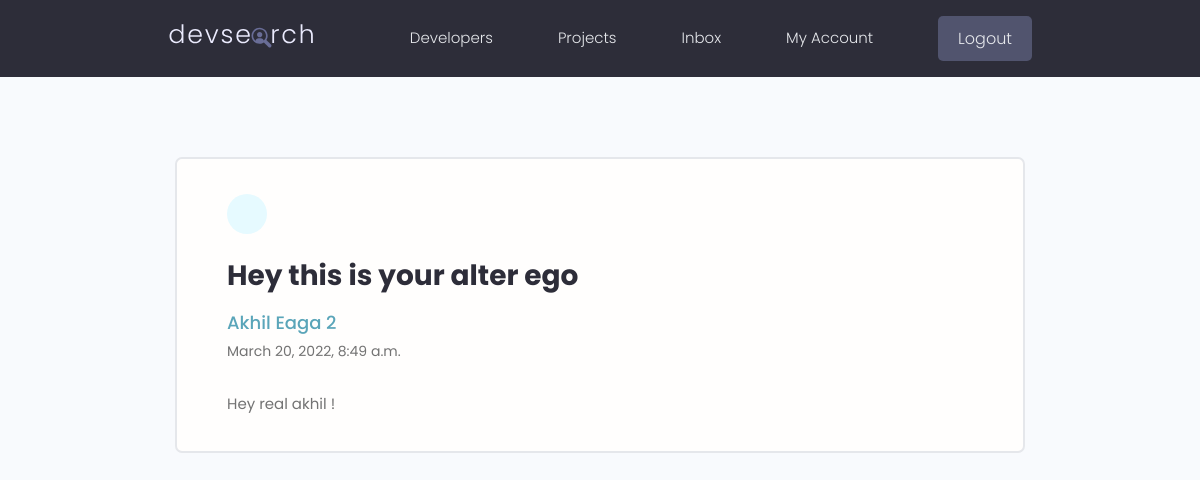
/message/657e9e86-1349-4441-8e05-cf5479aa4d72/ (signed in), run on the app's committed database.
### users/models.py (models this page shows, shortened)
class Message(models.Model):
    sender = models.ForeignKey(Profile, on_delete=models.SET_NULL, null=True, blank=True)
    recipient = models.ForeignKey(Profile, on_delete=models.SET_NULL, null=True, blank=True, related_name="messages")
    name = models.CharField(max_length=200, null=True, blank=True)
    email = models.EmailField(max_length=200, null=True, blank=True)
    subject = models.CharField(max_length=200, null=True, blank=True)
    body = models.TextField(max_length=1000, null=True) # we dont a blank message, so did not set blank=True
    is_read = models.BooleanField(default=False, null=True) # represents whether the message is read or not
    created = models.DateTimeField(auto_now_add=True)
    id = models.UUIDField(default=uuid.uuid4, unique=True, primary_key=True, editable=False)
    class Meta:
        ordering = ['is_read', '-created']

### users/views.py (the view)
# urls.py: path('message/<str:pk>/', views.viewMessage, name="message"),
@login_required(login_url='login')
def viewMessage(request, pk):
    profile = request.user.profile
    message = profile.messages.get(id=pk)
    if message.is_read == False:
        message.is_read = True
        message.save()
    context = {
        'message': message
    }
    return render(request, 'users/message.html', context)

### users/templates/users/message.html (shortened to what this page needs)
{% extends 'main.html' %}
{% block content %}
<main class="messagePage my-xl">
  <div class="content-box">
    <div class="message">
      <a class="backButton" href="{% url 'inbox' %}"></a>
      <h2 class="message__subject">{{message.subject}}</h4>
        <a href="profile.html" class="message__author">{{message.name}}</a>
        <p class="message__date">{{message.created}}</p>
        <div class="message__body">
          {{message.body|linebreaksbr}}
        </div>
    </div>
  </div>
</main>
{% endblock content %}

### static/styles/app.css (style rules this page uses)
:root { --color-sub: #2d2d39; }
.content-box { width: 95%; max-width: 85rem; margin: 0 auto; }
.message { padding: 2.5rem 0; }
.message > a { display: flex; gap: 1rem; }
.message__author, .message__date { flex-basis: 25%; }
.message__subject { flex-basis: 50%; }
.message__date { text-align: right; }
.messagePage .message { list-style: none; background: var(--color-white); padding: 3.5rem 5rem; border: 2px solid var(--color-light); border-radius: 0.7rem; }
.messagePage .message__subject { font-size: 2.8rem; color: var(--color-sub); margin-bottom: 1rem; margin-top: 2rem; }
.messagePage .message__author { font-size: 1.8rem; font-weight: 500; }
.messagePage .message__date { font-size: 1.4rem; font-weight: 400; text-align: left; margin-bottom: 3rem; }
.backButton { background: var(--color-main-light); color: var(--color-main); width: 4rem; height: 4rem; display: flex; align-items: center; justify-content: center; border-radius: 50%; }

### static/uikit/styles/modules/_variables.css (style rules this page uses)
:root { --color-main: #5aa5b9; --color-main-light: #e6faff; --color-sub: #3f4156; --color-sub-light: #51546e; --color-sub-lighter: #ededfd; --color-text: #737373; --color-gray: #8b8b8b; --color-light: #e5e7eb; --color-light-gray: #767676; --color-bg: #f8fafd; --color-white: #fffefd; --color-white-light: #f3f3f3; --color-success: #359e64; --color-success-bg: #def8e8; --color-error: #fc4b0b; --color-error-bg: #fff2ee; --font-base: 'Poppins', arial, helvetica, 'Segoe UI', roboto, ubuntu, sans-serif; --font-monospace: 'Fira Code', 'Courier New', courier, monospace; --font-regular: 300; --font-medium: 500; --font-bold: 700; --generic-shadow: 1px 1px 5px #00000010; --generic-transition: all 0.3s ease-in-out; }

### static/uikit/styles/modules/_base.css (style rules this page uses)
* { margin: 0; padding: 0; box-sizing: border-box; text-rendering: optimizeLegibility; color: inherit; font-size: inherit; }
html { font-size: 50%; }
@media only screen and (min-width: 480px) { html { font-size: 56.25%; } }
@media only screen and (min-width: 1200px) { html { font-size: 62.5%; } }
body { line-height: 1.6; font-weight: 400; font-size: 1.5rem; color: var(--color-text); background-color: var(--color-bg); min-height: 100vh; }

### static/uikit/styles/modules/_typography.css (style rules this page uses)
* { font-family: var(--font-base); }
h2 { font-size: 3.6rem; font-weight: var(--font-bold); }
p, span, strong { font-size: 1.6rem; color: var(--color-text); font-weight: var(--font-regular); }
a { padding-bottom: 2px; text-decoration: none; display: inline-block; color: var(--color-main); font-weight: var(--font-medium); }

### static/uikit/styles/modules/_utilities.css (style rules this page uses)
.my-xl { margin: 8rem auto; }

### data on the page
Message: subject "Hey this is your alter ego", name "Akhil Eaga 2", created "March 20, 2022, 8:49 a.m.", body "Hey real akhil !"
